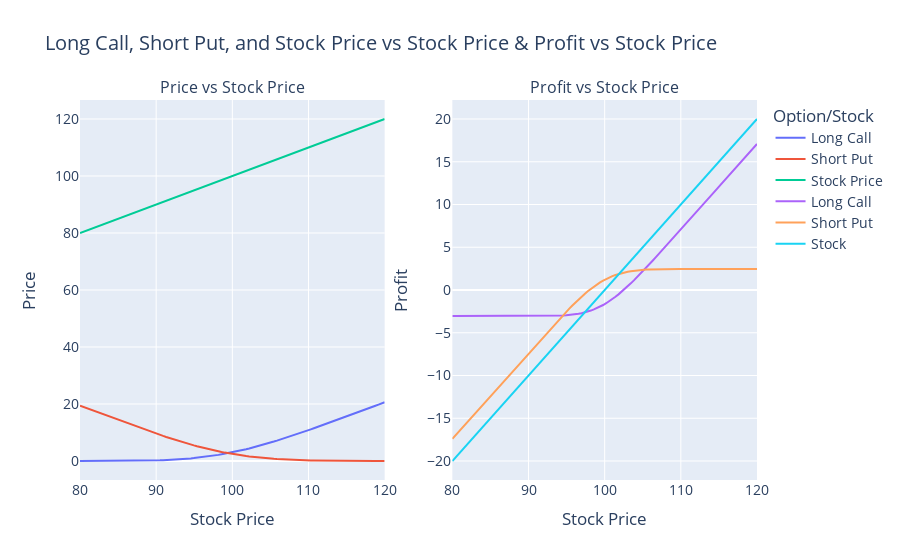

This figure's notebook cell:
### Code cell
"""Plot Long Call, Short Put, and Stock Price vs Stock Price & Profit vs Stock Price"""

import numpy as np
import pandas as pd
import plotly.graph_objects as go
from plotly.subplots import make_subplots

from option_backtest.gen_data import black_scholes, black_scholes_vectorized

# Set the parameters
K = 100  # Strike price
T0 = 30 / 252  # Entry date
T1 = 7 / 252  # Exit date
T1s = np.repeat(T1, 100)  # Time to maturity (in years)
r = 0.05  # Risk-free interest rate
sigma = 0.2  # Volatility of the underlying asset

# Generate a range of stock prices
stock_price_atm = 100
stock_prices = np.linspace(80, 120, 100)

# Calculate option prices for each stock price
call_prices_exit, _ = black_scholes_vectorized(
    stock_prices, K, T1s, r, sigma, option_type="call"
)
put_prices_exit, _ = black_scholes_vectorized(
    stock_prices, K, T1s, r, sigma, option_type="put"
)
call_price_entry = black_scholes(stock_price_atm, K, T0, r, sigma, option_type="call")
put_price_entry = black_scholes(stock_price_atm, K, T0, r, sigma, option_type="put")

# Calculate profit for each scenario
long_call_profit = call_prices_exit - call_price_entry
short_put_profit = put_price_entry - put_prices_exit
stock_profit = stock_prices - stock_price_atm

# Create a DataFrame for plotting
data = pd.DataFrame(
    {
        "Stock Price": stock_prices,
        "Long Call Price": call_prices,
        "Short Put Price": put_prices,
        "Long Call Profit": long_call_profit,
        "Short Put Profit": short_put_profit,
        "Stock Profit": stock_profit,
    }
)

# Create subplots using Plotly
fig = make_subplots(
    rows=1, cols=2, subplot_titles=("Price vs Stock Price", "Profit vs Stock Price")
)

# Add traces for Price vs Stock Price subplot
fig.add_trace(
    go.Scatter(
        x=data["Stock Price"], y=data["Long Call Price"], mode="lines", name="Long Call"
    ),
    row=1,
    col=1,
)
fig.add_trace(
    go.Scatter(
        x=data["Stock Price"], y=data["Short Put Price"], mode="lines", name="Short Put"
    ),
    row=1,
    col=1,
)
fig.add_trace(
    go.Scatter(
        x=data["Stock Price"], y=data["Stock Price"], mode="lines", name="Stock Price"
    ),
    row=1,
    col=1,
)

# Add traces for Profit vs Stock Price subplot
fig.add_trace(
    go.Scatter(
        x=data["Stock Price"],
        y=data["Long Call Profit"],
        mode="lines",
        name="Long Call",
    ),
    row=1,
    col=2,
)
fig.add_trace(
    go.Scatter(
        x=data["Stock Price"],
        y=data["Short Put Profit"],
        mode="lines",
        name="Short Put",
    ),
    row=1,
    col=2,
)
fig.add_trace(
    go.Scatter(
        x=data["Stock Price"], y=data["Stock Profit"], mode="lines", name="Stock"
    ),
    row=1,
    col=2,
)

# Update layout
fig.update_layout(
    title="Long Call, Short Put, and Stock Price vs Stock Price & Profit vs Stock Price",
    xaxis_title="Stock Price",
    yaxis_title="Price",
    xaxis2_title="Stock Price",
    yaxis2_title="Profit",
    legend_title="Option/Stock",
    font=dict(size=14),
    hovermode="x",
)

# Display the plot
fig.show()
